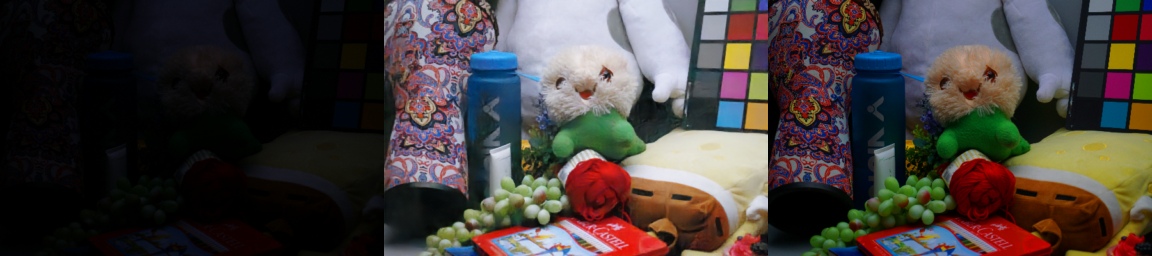
#> input picture images_test/6.png, 1152 x 256 px; its folder holds only this picture in this run
$ python -i datamake.py   (imports and definitions only)
#> lines starting #> are read from the running program, lines starting #| are printed output that depends on the picture
#> further down, picture is the input picture: shape (256, 1152, 3); mean B, G, R 58.4, 60.6, 67.7
# [64 lines of commented-out code are left out]


import os
import cv2
import random
import numpy as np

def apply_geometric_augmentation(image):
    """Apply random geometric transformations with only vertical and horizontal flips."""
    # Random rotation between -30 and 30 degrees
    angle = 90
    h, w = image.shape[:2]
#> h = 256; w = 1152
    M = cv2.getRotationMatrix2D((w // 2, h // 2), angle, 1)
    rotated = cv2.warpAffine(image, M, (w, h))
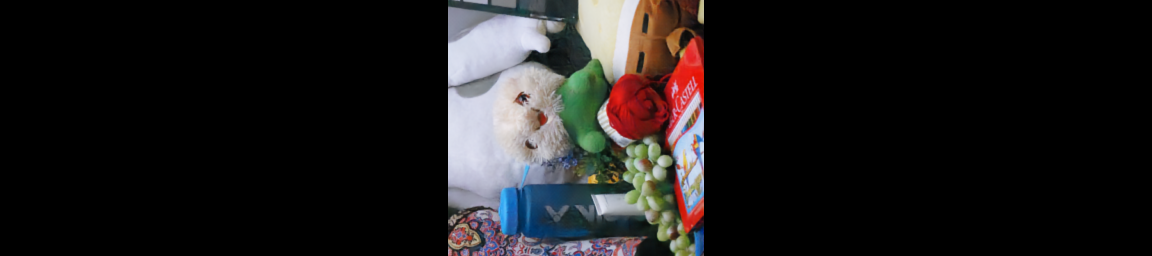
#> rotated: shape (256, 1152, 3); mean B, G, R 26.8, 26.7, 28.6

    # Random vertical or horizontal flip only
    flip_code = random.choice([0, 1])  # 0: vertical, 1: horizontal
    flipped = cv2.flip(rotated, flip_code)
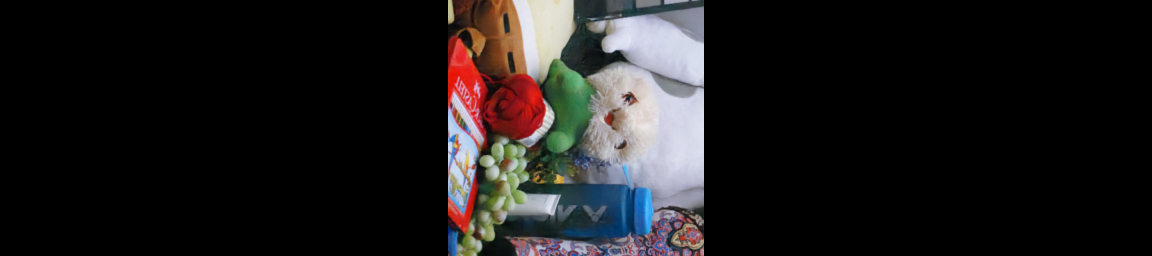
#> flipped: shape (256, 1152, 3); mean B, G, R 26.8, 26.7, 28.6

    # Random scaling between 0.9x and 1.1x
    scale = random.uniform(0.9, 1.1)
    scaled = cv2.resize(flipped, None, fx=scale, fy=scale, interpolation=cv2.INTER_LINEAR)

    # Crop or pad to original size if needed
    if scaled.shape[:2] != (h, w):
        scaled = cv2.resize(scaled, (w, h), interpolation=cv2.INTER_LINEAR)
#> scaled: shape (256, 1152, 3)

    return scaled

def augment_images(input_folder, reference_folder, output_input_folder, output_reference_folder):
    """Apply geometric transformations to images in input and reference folders."""
    os.makedirs(output_input_folder, exist_ok=True)
    os.makedirs(output_reference_folder, exist_ok=True)

    input_images = sorted(os.listdir(input_folder))
    reference_images = sorted(os.listdir(reference_folder))

    # Ensure both folders have the same number of images
    assert len(input_images) == len(reference_images), "Mismatch in number of input and reference images."

    for i, (input_img_name, ref_img_name) in enumerate(zip(input_images, reference_images)):
        # Load images
        input_img_path = os.path.join(input_folder, input_img_name)
        ref_img_path = os.path.join(reference_folder, ref_img_name)

        input_image = cv2.imread(input_img_path)
        ref_image = cv2.imread(ref_img_path)

        if input_image is None or ref_image is None:
            print(f"Error loading images: {input_img_name} or {ref_img_name}")
            continue

        # Apply geometric augmentations
        aug_input_image = apply_geometric_augmentation(input_image)
        aug_ref_image = apply_geometric_augmentation(ref_image)

        # Save augmented images with original name and index in separate folders
        input_name = os.path.splitext(input_img_name)[0]
        ref_name = os.path.splitext(ref_img_name)[0]

        aug_input_path = os.path.join(output_input_folder, f"{input_name}_{i+1:02d}.jpg")
        aug_ref_path = os.path.join(output_reference_folder, f"{ref_name}_{i+1:02d}.jpg")

        cv2.imwrite(aug_input_path, aug_input_image)
        cv2.imwrite(aug_ref_path, aug_ref_image)

        print(f"Saved augmented images: {aug_input_path} and {aug_ref_path}")

# Example usage
input_folder = 'D:/Raqib/UWT/IJCNNExten/uw_data/Turbid_Dataset/TURBID 3D/trubid/a'
reference_folder = 'D:/Raqib/UWT/IJCNNExten/uw_data/Turbid_Dataset/TURBID 3D/trubid/b'
output_input_folder = 'D:/Raqib/UWT/IJCNNExten/uw_data/Turbid_Dataset/TURBID 3D/a'
output_reference_folder = 'D:/Raqib/UWT/IJCNNExten/uw_data/Turbid_Dataset/TURBID 3D/b'

# [1 line not run here, left out]

>>> import cv2
>>> picture = cv2.imread('images_test/6.png')
>>> result = apply_geometric_augmentation(picture)
